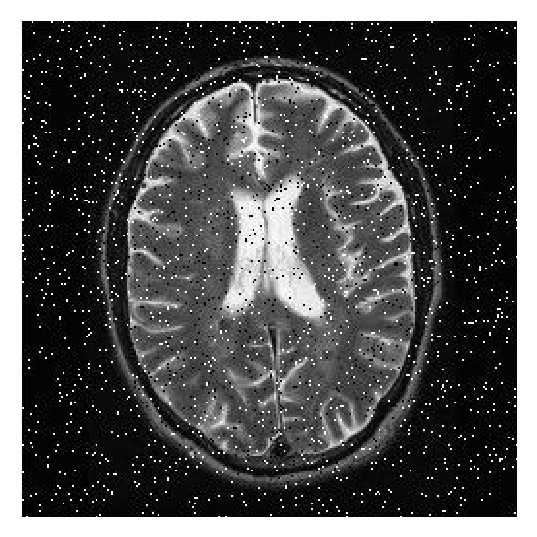
#> input picture brain.jpeg, 537 x 537 px
$ python 'Contrast Enhancment.py'
#> lines starting #> are read from the running program, lines starting #| are printed output that depends on the picture
#import library
import numpy as np
import matplotlib.pyplot as plt
#matplotlib inline
import cv2
import matplotlib.image as mpimg
from skimage import data

#read image
image = cv2.imread('brain.jpeg', 0)
#> image is the input picture: shape (537, 537); min 0, max 255, mean 82.8

#Penerapan Histogram Equalization (HE)
image_equalized = cv2.equalizeHist(image)
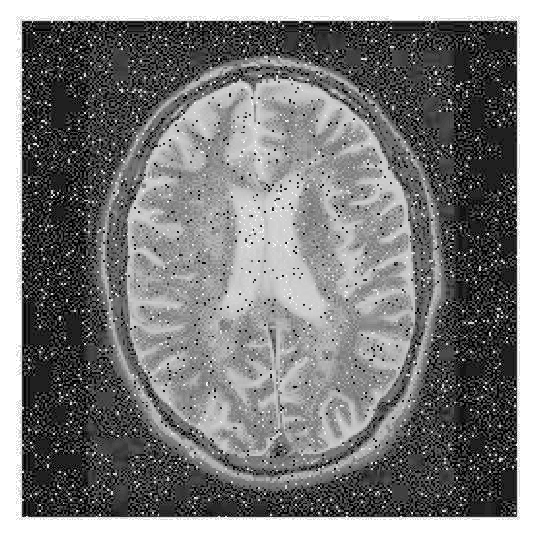
#> image_equalized: shape (537, 537); min 0, max 255, mean 123.1

#Penerapan Metode Contrast Limited Adaptive Histogram Equalization (CLAHE)
clahe = cv2.createCLAHE(clipLimit=2, tileGridSize=(8,8))

#Apply CLAHE to the original image
image_clahe = clahe.apply(image)
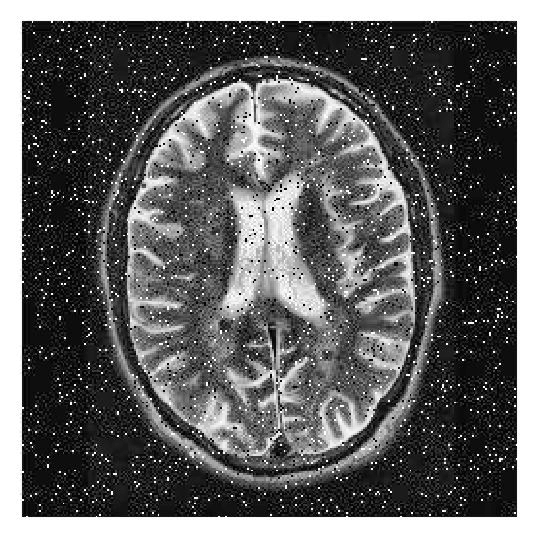
#> image_clahe: shape (537, 537); min 1, max 255, mean 98.1
#Penerapan metode Contrast Stretching (CS)
# Create an empty array to store the final output
image_cs = np.zeros((image.shape[0],image.shape[1]),dtype = 'uint8')

# Apply Min-Max Contrasting
min = np.min(image)
#> min = 0
max = np.max(image)
#> max = 255

for i in range(image.shape[0]):
    for j in range(image.shape[1]):
        image_cs[i,j] = 255*(image[i,j]-min)/(max-min)
#Penerapan Metode Perkalian Konstanta
copyCamera = image.copy().astype(float)

m1,n1 = copyCamera.shape
#> m1 = 537; n1 = 537
output1 = np.empty([m1, n1])

for baris in range(0, m1-1):
    for kolom in range(0, n1-1):
        a1 = baris
        b1 = kolom
        output1[a1, b1] = copyCamera[baris, kolom] * 1.9
#Plot Image
fig, axes = plt.subplots(5, 2, figsize=(20, 20))
ax = axes.ravel()

ax[0].imshow(image, cmap=plt.cm.gray)
ax[0].set_title("Citra Input")
ax[1].hist(image.ravel(), bins=256)
ax[1].set_title('Histogram Input')

ax[2].imshow(image_equalized, cmap=plt.cm.gray)
ax[2].set_title("Citra Output HE")
ax[3].hist(image_equalized.ravel(), bins=256)
ax[3].set_title('Histogram Output HE Method')

ax[4].imshow(image_cs, cmap=plt.cm.gray)
ax[4].set_title("Citra Output CS")
ax[5].hist(image_cs.ravel(), bins=256)
ax[5].set_title('Histogram Output CS Method')

ax[6].imshow(image_clahe, cmap=plt.cm.gray)
ax[6].set_title("Citra Grayscale CLAHE")
ax[7].hist(image_clahe.ravel(), bins=256)
ax[7].set_title('Histogram Output CLAHE Method')

ax[8].imshow(output1, cmap=plt.cm.gray)
ax[8].set_title("Citra Grayscale Perkalian Konstanta")
ax[9].hist(output1.ravel(), bins=256)
ax[9].set_title('Histogram Output Perkalian Konstanta Method')

fig.tight_layout()
plt.show()
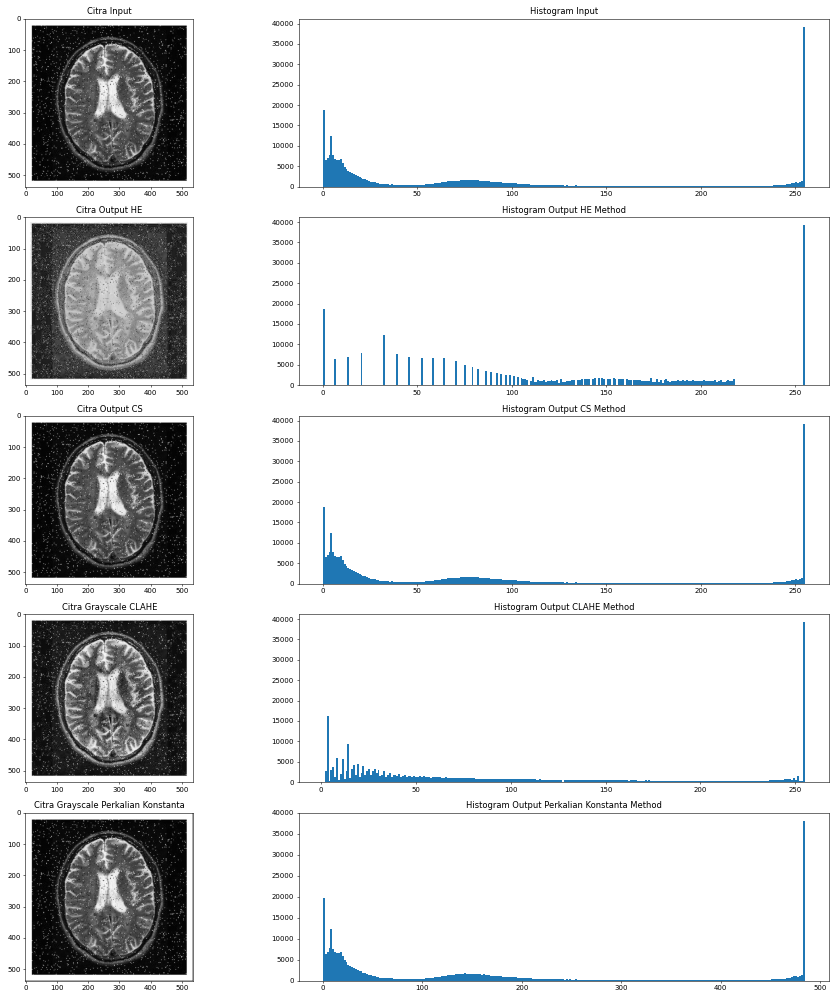
#> figure drawn by matplotlib, 10 panels; panel 2: tallest bar 39228 high, from x = 254 to 255; panel 4: tallest bar 39228 high, from x = 254 to 255; panel 6: tallest bar 39228 high, from x = 254 to 255; panel 8: tallest bar 39229 high, from x = 254 to 255

$ run again, with gedung.tif saved as brain.jpeg
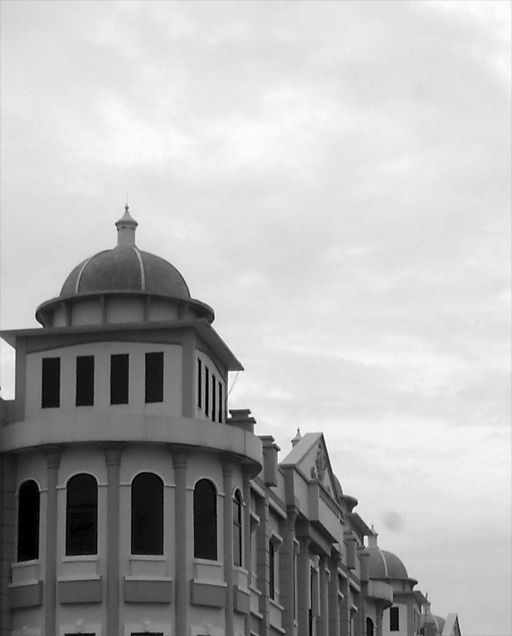
#> input picture gedung.tif, 512 x 636 px
#> image is the input picture: shape (636, 512); min 0, max 255, mean 177.6
#> `image_equalized = cv2.equalizeHist(image)`:
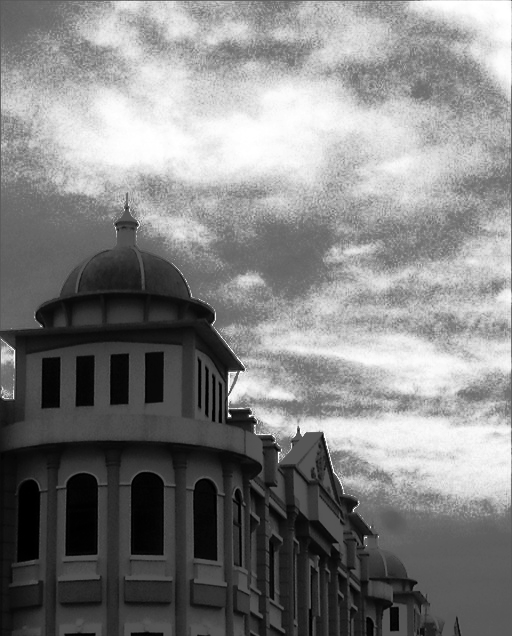
#> image_equalized: shape (636, 512); min 0, max 255, mean 129.4
#> `image_clahe = clahe.apply(image)`:
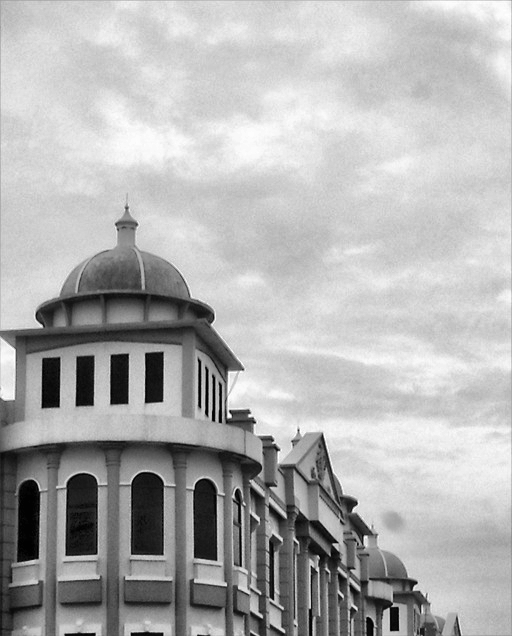
#> image_clahe: shape (636, 512); min 0, max 255, mean 176.8
#> min = 0
#> max = 255
